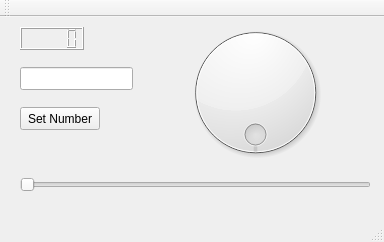
<?xml version="1.0" encoding="UTF-8"?>
<ui version="4.0">
 <class>dialtest</class>
 <widget class="QMainWindow" name="dialtest">
  <property name="geometry">
   <rect>
    <x>0</x>
    <y>0</y>
    <width>384</width>
    <height>242</height>
   </rect>
  </property>
  <property name="windowTitle">
   <string>dialtest</string>
  </property>
  <widget class="QWidget" name="centralWidget">
   <widget class="QDial" name="dialNumber">
    <property name="geometry">
     <rect>
      <x>140</x>
      <y>0</y>
      <width>231</width>
      <height>151</height>
     </rect>
    </property>
    <property name="tracking">
     <bool>true</bool>
    </property>
    <property name="orientation">
     <enum>Qt::Horizontal</enum>
    </property>
    <property name="invertedAppearance">
     <bool>false</bool>
    </property>
    <property name="invertedControls">
     <bool>false</bool>
    </property>
    <property name="wrapping">
     <bool>true</bool>
    </property>
   </widget>
   <widget class="QLCDNumber" name="lcdNumber">
    <property name="geometry">
     <rect>
      <x>20</x>
      <y>10</y>
      <width>64</width>
      <height>23</height>
     </rect>
    </property>
   </widget>
   <widget class="QLineEdit" name="lneNumber">
    <property name="geometry">
     <rect>
      <x>20</x>
      <y>50</y>
      <width>113</width>
      <height>23</height>
     </rect>
    </property>
    <property name="layoutDirection">
     <enum>Qt::RightToLeft</enum>
    </property>
   </widget>
   <widget class="QPushButton" name="btnNumber">
    <property name="geometry">
     <rect>
      <x>20</x>
      <y>90</y>
      <width>80</width>
      <height>23</height>
     </rect>
    </property>
    <property name="text">
     <string>Set Number</string>
    </property>
   </widget>
   <widget class="QSlider" name="hsliNumber">
    <property name="geometry">
     <rect>
      <x>20</x>
      <y>160</y>
      <width>351</width>
      <height>16</height>
     </rect>
    </property>
    <property name="orientation">
     <enum>Qt::Horizontal</enum>
    </property>
   </widget>
  </widget>
  <widget class="QMenuBar" name="menuBar">
   <property name="geometry">
    <rect>
     <x>0</x>
     <y>0</y>
     <width>384</width>
     <height>20</height>
    </rect>
   </property>
  </widget>
  <widget class="QToolBar" name="mainToolBar">
   <attribute name="toolBarArea">
    <enum>TopToolBarArea</enum>
   </attribute>
   <attribute name="toolBarBreak">
    <bool>false</bool>
   </attribute>
  </widget>
  <widget class="QStatusBar" name="statusBar"/>
 </widget>
 <layoutdefault spacing="6" margin="11"/>
 <resources/>
 <connections/>
</ui>
